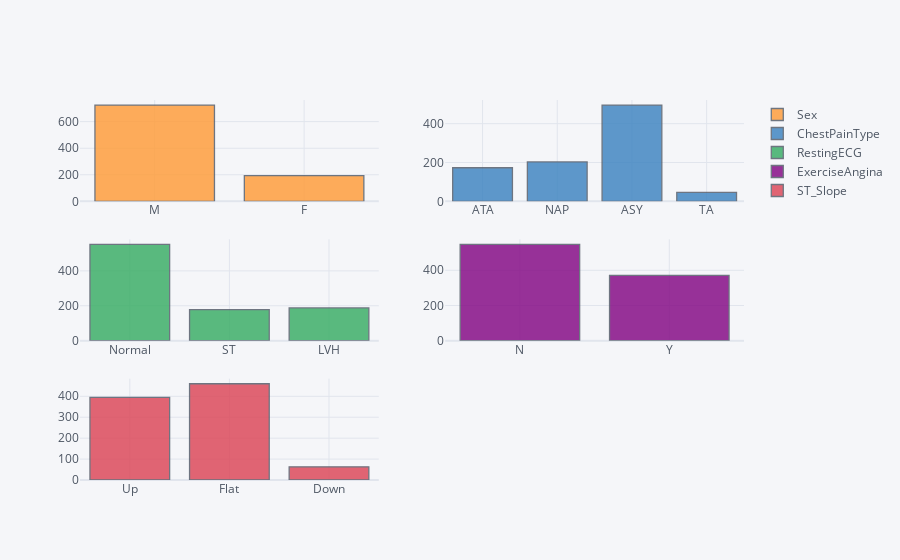

The code cell stored with this chart in its notebook:
### Code cell
df[categorical].iplot(kind='histogram',subplots=True,bins=50)

### Figure 1 — Plotly figure (JSON) as saved in the notebook; plotly's stock layout.template omitted (floating-point values rounded to 4 significant figures; data arrays with more than 128 entries replaced by an {"elided": "..."} marker saying what was removed)
{"data": [{"histfunc": "count", "histnorm": "", "marker": {"color": "rgba(255, 153, 51, 1.0)", "line": {"color": "#4D5663", "width": 1.3}}, "name": "Sex", "nbinsx": 50, "opacity": 0.8, "orientation": "v", "type": "histogram", "x": {"elided": "918 str values"}, "xaxis": "x", "yaxis": "y"}, {"histfunc": "count", "histnorm": "", "marker": {"color": "rgba(55, 128, 191, 1.0)", "line": {"color": "#4D5663", "width": 1.3}}, "name": "ChestPainType", "nbinsx": 50, "opacity": 0.8, "orientation": "v", "type": "histogram", "x": {"elided": "918 str values"}, "xaxis": "x2", "yaxis": "y2"}, {"histfunc": "count", "histnorm": "", "marker": {"color": "rgba(50, 171, 96, 1.0)", "line": {"color": "#4D5663", "width": 1.3}}, "name": "RestingECG", "nbinsx": 50, "opacity": 0.8, "orientation": "v", "type": "histogram", "x": {"elided": "918 str values"}, "xaxis": "x3", "yaxis": "y3"}, {"histfunc": "count", "histnorm": "", "marker": {"color": "rgba(128, 0, 128, 1.0)", "line": {"color": "#4D5663", "width": 1.3}}, "name": "ExerciseAngina", "nbinsx": 50, "opacity": 0.8, "orientation": "v", "type": "histogram", "x": {"elided": "918 str values"}, "xaxis": "x4", "yaxis": "y4"}, {"histfunc": "count", "histnorm": "", "marker": {"color": "rgba(219, 64, 82, 1.0)", "line": {"color": "#4D5663", "width": 1.3}}, "name": "ST_Slope", "nbinsx": 50, "opacity": 0.8, "orientation": "v", "type": "histogram", "x": {"elided": "918 str values"}, "xaxis": "x5", "yaxis": "y5"}], "layout": {"barmode": "overlay", "legend": {"bgcolor": "#F5F6F9", "font": {"color": "#4D5663"}}, "paper_bgcolor": "#F5F6F9", "plot_bgcolor": "#F5F6F9", "title": {"font": {"color": "#4D5663"}}, "xaxis": {"anchor": "y", "domain": [0, 0.45], "gridcolor": "#E1E5ED", "showgrid": true, "tickfont": {"color": "#4D5663"}, "title": {"font": {"color": "#4D5663"}, "text": ""}, "zerolinecolor": "#E1E5ED"}, "xaxis2": {"anchor": "y2", "domain": [0.55, 1], "gridcolor": "#E1E5ED", "showgrid": true, "tickfont": {"color": "#4D5663"}, "title": {"font": {"color": "#4D5663"}, "text": ""}, "zerolinecolor": "#E1E5ED"}, "xaxis3": {"anchor": "y3", "domain": [0, 0.45], "gridcolor": "#E1E5ED", "showgrid": true, "tickfont": {"color": "#4D5663"}, "title": {"font": {"color": "#4D5663"}, "text": ""}, "zerolinecolor": "#E1E5ED"}, "xaxis4": {"anchor": "y4", "domain": [0.55, 1], "gridcolor": "#E1E5ED", "showgrid": true, "tickfont": {"color": "#4D5663"}, "title": {"font": {"color": "#4D5663"}, "text": ""}, "zerolinecolor": "#E1E5ED"}, "xaxis5": {"anchor": "y5", "domain": [0, 0.45], "gridcolor": "#E1E5ED", "showgrid": true, "tickfont": {"color": "#4D5663"}, "title": {"font": {"color": "#4D5663"}, "text": ""}, "zerolinecolor": "#E1E5ED"}, "yaxis": {"anchor": "x", "domain": [0.7333, 1], "gridcolor": "#E1E5ED", "showgrid": true, "tickfont": {"color": "#4D5663"}, "title": {"font": {"color": "#4D5663"}, "text": ""}, "zerolinecolor": "#E1E5ED"}, "yaxis2": {"anchor": "x2", "domain": [0.7333, 1], "gridcolor": "#E1E5ED", "showgrid": true, "tickfont": {"color": "#4D5663"}, "title": {"font": {"color": "#4D5663"}, "text": ""}, "zerolinecolor": "#E1E5ED"}, "yaxis3": {"anchor": "x3", "domain": [0.3667, 0.6333], "gridcolor": "#E1E5ED", "showgrid": true, "tickfont": {"color": "#4D5663"}, "title": {"font": {"color": "#4D5663"}, "text": ""}, "zerolinecolor": "#E1E5ED"}, "yaxis4": {"anchor": "x4", "domain": [0.3667, 0.6333], "gridcolor": "#E1E5ED", "showgrid": true, "tickfont": {"color": "#4D5663"}, "title": {"font": {"color": "#4D5663"}, "text": ""}, "zerolinecolor": "#E1E5ED"}, "yaxis5": {"anchor": "x5", "domain": [0, 0.2667], "gridcolor": "#E1E5ED", "showgrid": true, "tickfont": {"color": "#4D5663"}, "title": {"font": {"color": "#4D5663"}, "text": ""}, "zerolinecolor": "#E1E5ED"}}}
